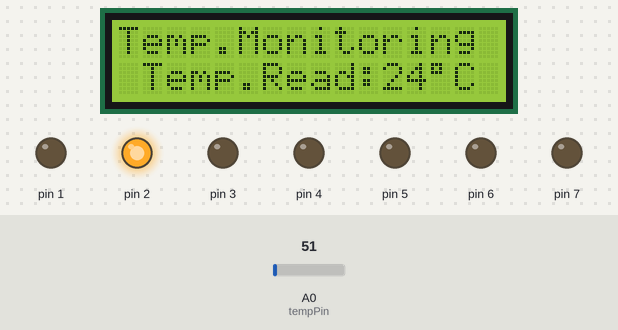
Recording of a sketch running on a simulated Arduino Uno, built with avr-gcc and run on an emulated ATmega328P. Parts: 16×2 character LCD, output pins drawn as LEDs (lit = HIGH). The inputs (shaded band) are chosen by the test bench; at power-on: A0 (tempPin) = 51.

Above: at 1.2 s.
1.3 s: A0 (tempPin) set to 58
At 2.5 s:
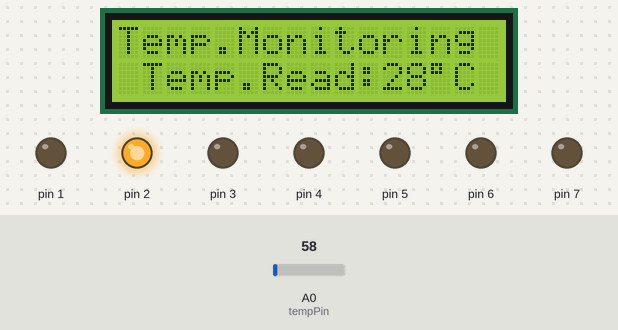
6.0 s: A0 (tempPin) set to 69
At 8.4 s:
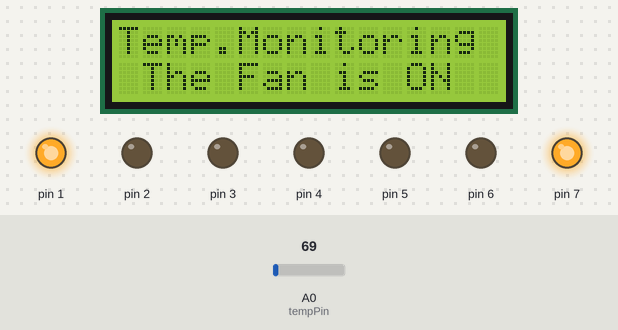
10.7 s: A0 (tempPin) set to 30
At 12.6 s:
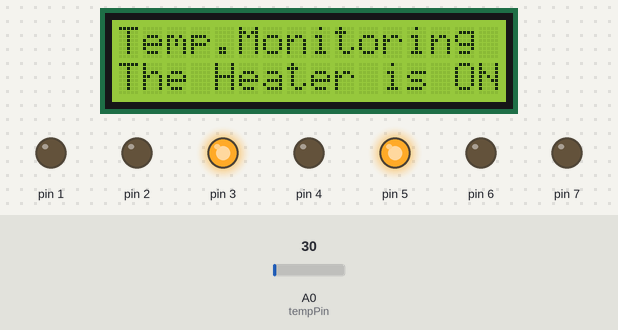
15.1 s: A0 (tempPin) set to 71
At 17.4 s:
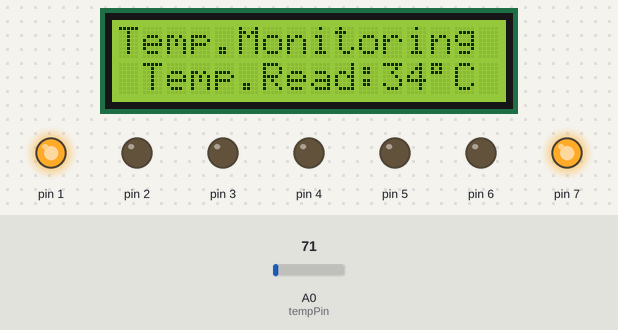
Timing chart, 0 to 18.1 s (numbered marks = the images above; inputs shaded):
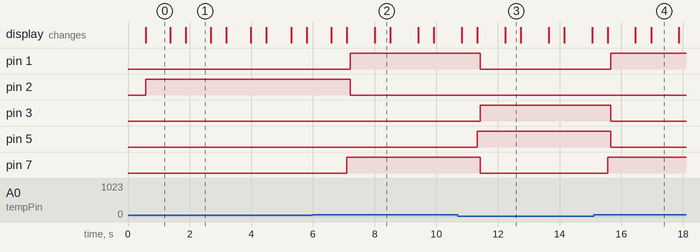

Measured:
- the behaviour switches between 63 and 64 on A0 (tempPin) (found by bisection; images 1 and 2)
- after the input at 1.3 s, the display: first differs from a run without the input after 0.58 s (image 1)
- after the input at 6.0 s, pin 1: LOW → HIGH after 1.2 s; pin 2: HIGH → LOW after 1.2 s; pin 7: LOW → HIGH after 1.1 s; the display: first differs from a run without the input after 1.1 s (image 2 shows a later state)
- after the input at 10.7 s, pin 1, pin 7: HIGH → LOW after 0.73 s; pin 3: LOW → HIGH after 0.73 s; pin 5: LOW → HIGH after 0.63 s; the display: first differs from a run without the input after 0.63 s (image 3 shows a later state)
- after the input at 15.1 s, pin 1: LOW → HIGH after 0.56 s; pin 3, pin 5: HIGH → LOW after 0.56 s; pin 7: LOW → HIGH after 0.46 s; the display: changes after 0.46 s (image 4)
- what the display in image 1 shows lasts 0.8 s, from 1.9 s to 2.7 s
- what the display in image 2 shows lasts 0.5 s, from 8.0 s to 8.5 s

The sketch:

Temperature_Monitoring.ino
```cpp
//This is the code for Arduino Uno based Temperature Monitoring System.
//Suman Rakshit
#include <LiquidCrystal.h>
const int rs = 13 , en = 12 , d4 = 11 , d5 = 10 , d6 = 9 , d7 = 8;
LiquidCrystal lcd(rs, en, d4, d5, d6, d7);
int tempPin = 0;
int val;

short celcius;
char temp[16];


void setup() {
  pinMode (7, OUTPUT);
  pinMode (6, OUTPUT);
  pinMode (5, OUTPUT);
  pinMode (4, OUTPUT);
  pinMode (3, OUTPUT);
  pinMode (2, OUTPUT);
  pinMode (1, OUTPUT);
  lcd.begin(16, 2);
  lcd.setCursor(0, 0);
  lcd.print("Temp.Monitoring");
  lcd.setCursor(1, 1);
  lcd.print("Temp.Read:");
}

void loop() {
  Readtemp();
  //NORMAL TEMPERATURE
  if (celcius <= 30 && celcius >= 20) {
    digitalWrite(2, HIGH);
    digitalWrite(3, LOW);
    digitalWrite(1, LOW);
    digitalWrite(7, LOW);
    digitalWrite(6, LOW);
    digitalWrite(5, LOW);
    digitalWrite(4, LOW);
    delay(800);
    lcd.setCursor(1, 1);
    lcd.print("Temp is Normal");
  }
  //HIGH TEMPERATURE
  else if (celcius > 30) {
    FanON();
    digitalWrite(1, HIGH);
    digitalWrite(2, LOW);
    digitalWrite(3, LOW);
    digitalWrite(5, LOW);
    digitalWrite(4, LOW);
    delay(800);
    lcd.setCursor(0, 1);
    lcd.print("                 ");
    lcd.setCursor(1, 1);
    lcd.print("The Fan is ON");

  }
  //LOW TEMPERATURE
  else if (celcius < 20) {
    HeaterON();
    digitalWrite(3, HIGH);
    digitalWrite(2, LOW);
    digitalWrite(1, LOW);
    digitalWrite(7, LOW);
    digitalWrite(6, LOW);
    delay(800);
    lcd.setCursor(0, 1);
    lcd.print("                 ");
    lcd.setCursor(0, 1);
    lcd.print("The Heater is ON");

  }

}

void Readtemp() {
  delay(500);
  lcd.setCursor(0, 1);
  lcd.print("                 ");
  val = analogRead(tempPin);
  celcius = val*4.88/10;
  sprintf(temp, "%0.2d", celcius);
    lcd.setCursor(1, 1);
    lcd.print("Temp.Read:");
    lcd.print(temp);
    lcd.write(B11011111);
    lcd.print("C");
}

void FanON() {
  digitalWrite(7, HIGH);
  digitalWrite(6, LOW);
  delay(100);
}

void HeaterON() {
  digitalWrite(5, HIGH);
  digitalWrite(4, LOW);
  delay(100);
}
```
